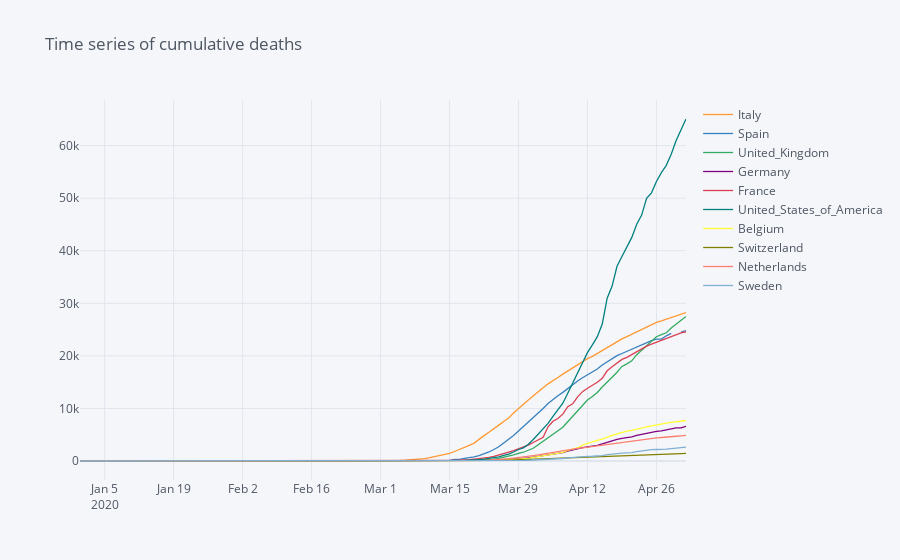

The cell this chart's notebook holds for it:
### Code cell
# cumulative time series
covid_deaths.sort_index().cumsum().iplot(title = 'Time series of cumulative deaths')
